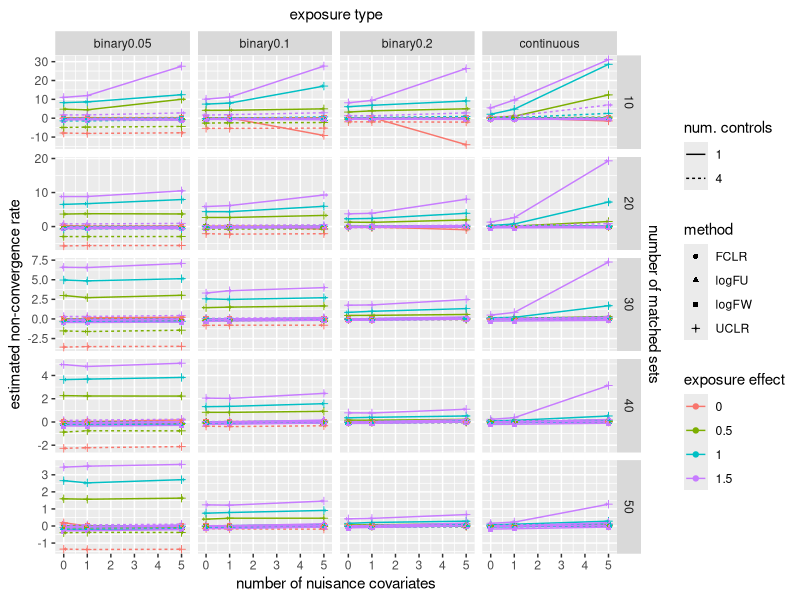
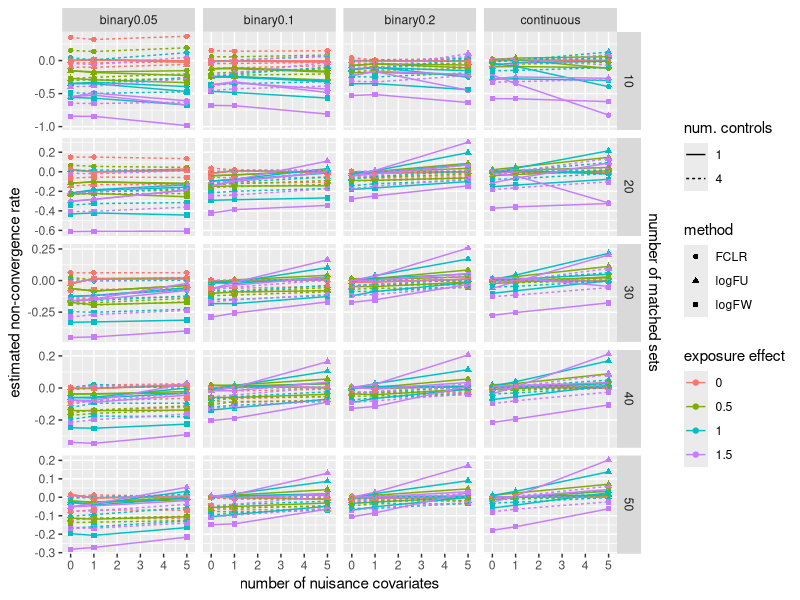
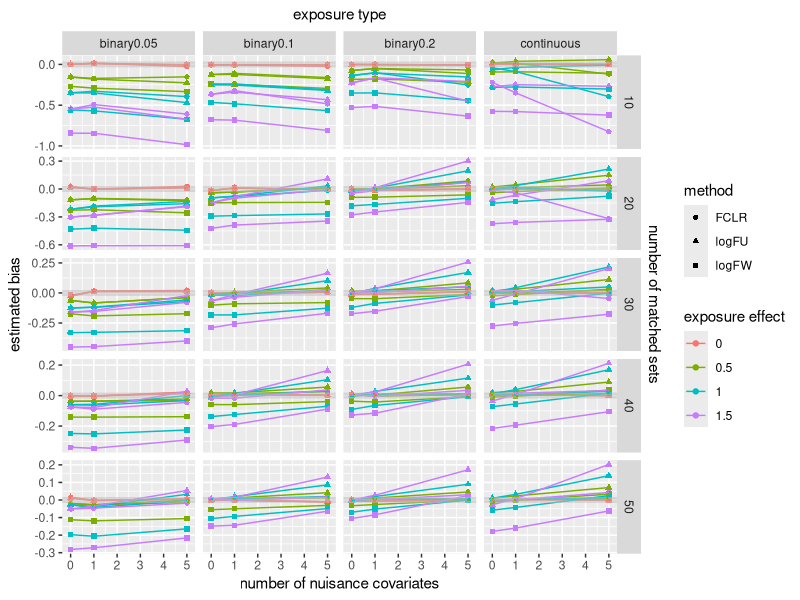
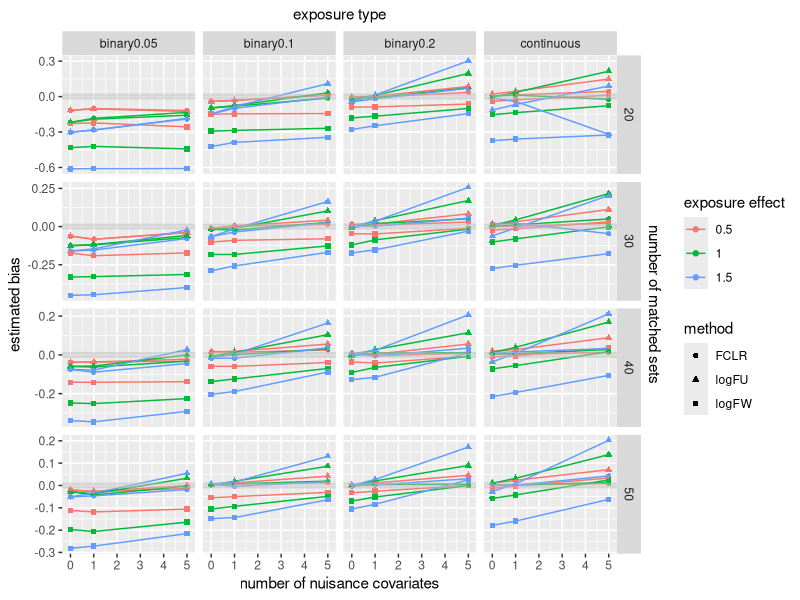
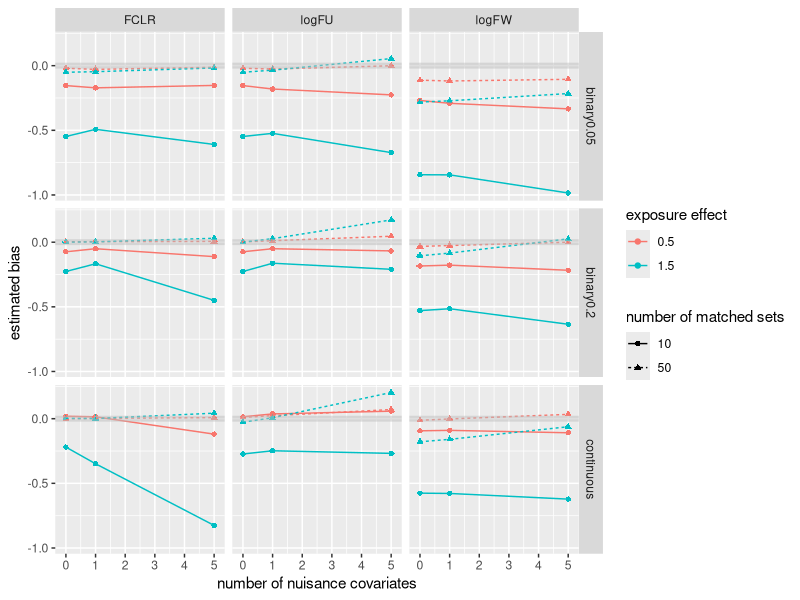
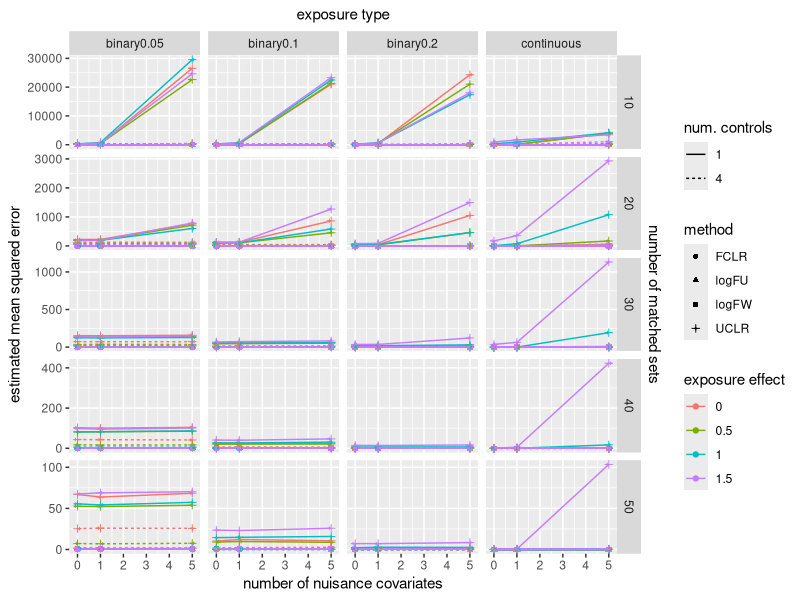
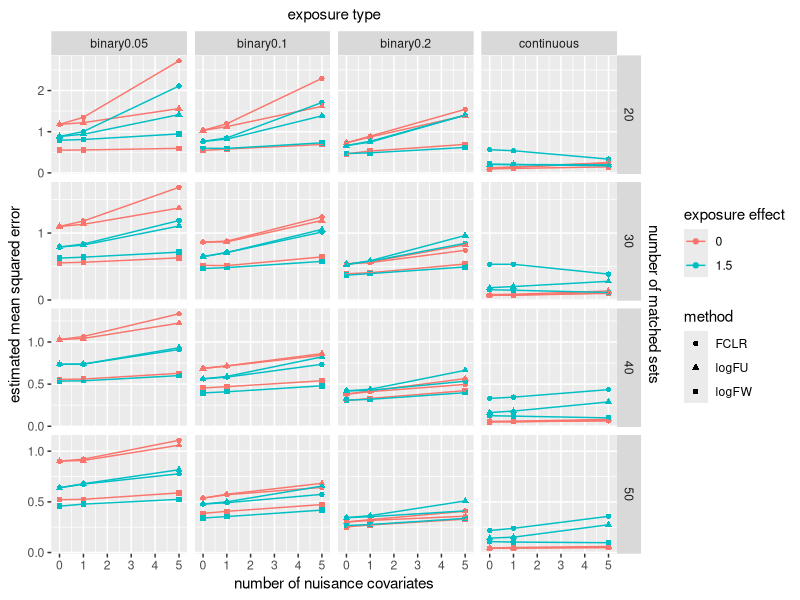
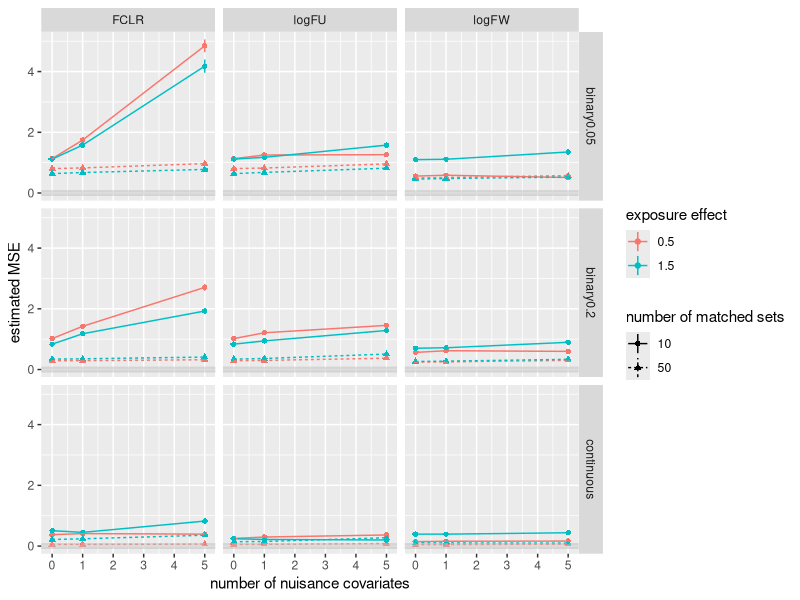

Here is the R script that generated these plots, in order:
## ---- chunk 1
knitr::opts_chunk$set(echo = TRUE)
## ---- chunk 2
library(tidyverse)
## ---- chunk 3
res <- read.table("simres.txt",header=TRUE)
res$method[res$method=="Firth"] <- "FCLR"
res$method[res$method=="CLR"] <- "UCLR"
# make sure simultion config parameters are all factors
for(col in c("method","ConCaseRatio","nmatch","exptype","beta","ncov")) {
  res[,col] <- factor(res[,col])
}

## ---- chunk 4
fres <-  res
fres$ncov <- as.numeric(as.character(fres$ncov))
ggplot(fres,aes(x=ncov,y=bias,color=beta,linetype=ConCaseRatio,shape=method)) + geom_point() + geom_line() +
  scale_y_continuous(sec.axis = sec_axis(~ . , name = "number of matched sets",breaks = NULL,labels = NULL)) +
  geom_point(position=position_jitter(.1),size=.3) +
  facet_grid(nmatch~exptype,scale="free") + 
  xlab("number of nuisance covariates")+ ylab("estimated non-convergence rate") +
  labs(color="exposure effect") +
  labs(linetype="num. controls") +
   ggtitle("exposure type") +
theme(plot.title = element_text(hjust = 0.5, size = 11))
## ---- chunk 5
fres <- filter(res,method!="UCLR")
fres$ncov <- as.numeric(as.character(fres$ncov))
ggplot(fres,aes(x=ncov,y=bias,color=beta,linetype=ConCaseRatio,shape=method)) + geom_point() + geom_line() +
  facet_grid(nmatch~exptype) +
  scale_y_continuous(sec.axis = sec_axis(~ . , name = "number of matched sets",breaks = NULL,labels = NULL)) +
  geom_point(position=position_jitter(.1),size=.3) +
  facet_grid(nmatch~exptype,scale="free") + 
  #scale_y_continuous(n.breaks = 4) +
  xlab("number of nuisance covariates")+ ylab("estimated non-convergence rate") +
  labs(color="exposure effect") +
  labs(linetype="num. controls")
   ggtitle("exposure type") +
theme(plot.title = element_text(hjust = 0.5, size = 11))
## ---- chunk 6
fres <- filter(res,method!="UCLR",ConCaseRatio==1)
fres$ncov <- as.numeric(as.character(fres$ncov))
ggplot(fres,aes(x=ncov,y=bias,color=beta,shape=method)) + geom_point() + geom_line() +
  facet_grid(nmatch~exptype) +
   geom_hline(yintercept=0, color = "grey",linewidth=2,alpha=.5) +
  scale_y_continuous(sec.axis = sec_axis(~ . , name = "number of matched sets",breaks = NULL,labels = NULL),n.breaks=4) +
  geom_point(position=position_jitter(.1),size=.3) +
  facet_grid(nmatch~exptype,scale="free") + 
  xlab("number of nuisance covariates")+ ylab("estimated bias") +
  labs(color="exposure effect") +
   ggtitle("exposure type") +
theme(plot.title = element_text(hjust = 0.5, size = 11))
## ---- chunk 7
fres <- filter(res,method!="UCLR",ConCaseRatio==1,beta!=0,nmatch!=10)
fres$ncov <- as.numeric(as.character(fres$ncov))
ggplot(fres,aes(x=ncov,y=bias,color=beta,shape=method)) + geom_point() + geom_line() +
  facet_grid(nmatch~exptype) +
   geom_hline(yintercept=0, color = "grey",linewidth=2,alpha=.5) +
  scale_y_continuous(sec.axis = sec_axis(~ . , name = "number of matched sets",breaks = NULL,labels = NULL),n.breaks=4) +
  geom_point(position=position_jitter(.1),size=.3) +
  facet_grid(nmatch~exptype,scale="free") + 
  xlab("number of nuisance covariates")+ ylab("estimated bias") +
  labs(color="exposure effect") +
   ggtitle("exposure type") +
theme(plot.title = element_text(hjust = 0.5, size = 11))
ggsave(file="bias.eps",device="eps")
ggsave(file="bias.pdf",device="pdf")
## ---- chunk 8
fres <- filter(res,method!="UCLR",ConCaseRatio==1,exptype!="binary0.1",beta==0.5|beta==1.5,nmatch==10|nmatch==50)
fres$ncov <- as.numeric(as.character(fres$ncov))
ggplot(fres,aes(x=ncov,y=bias,color=beta,linetype=nmatch,shape=nmatch)) + geom_point() + geom_line() +
   #geom_linerange(aes(ymin=bias-2*bias.SE,ymax=bias+2*bias.SE)) +
  facet_grid(nmatch~exptype) +
   geom_hline(yintercept=0, color = "grey",linewidth=2,alpha=.5) +
  #scale_y_continuous(sec.axis = sec_axis(~ . , name = "exposure type",breaks = NULL,labels = NULL),n.breaks=4) +
  scale_y_continuous(n.breaks=4) +
  geom_point(position=position_jitter(.1),size=.3) +
  facet_grid(exptype~method) + 
  xlab("number of nuisance covariates")+ ylab("estimated bias") +
  labs(color="exposure effect") + labs(shape="number of matched sets") +
  labs(linetype="number of matched sets") +
   #ggtitle("method") +
theme(plot.title = element_text(hjust = 0.5, size = 11))
ggsave(file="bias.eps",device="eps")
ggsave(file="bias.pdf",device="pdf")
## ---- chunk 9
fres <-  res
fres$ncov <- as.numeric(as.character(fres$ncov))
ggplot(fres,aes(x=ncov,y=MSE,color=beta,linetype=ConCaseRatio,shape=method)) + geom_point() + geom_line() +
  facet_grid(nmatch~exptype) +
  scale_y_continuous(sec.axis = sec_axis(~ . , name = "number of matched sets",breaks = NULL,labels = NULL),n.breaks=3) +
  geom_point(position=position_jitter(.1),size=.3) +
  facet_grid(nmatch~exptype,scale="free") + 
  #scale_y_continuous(n.breaks = 4) +
  xlab("number of nuisance covariates")+ ylab("estimated mean squared error") +
  labs(color="exposure effect") +
  labs(linetype="num. controls") +
   ggtitle("exposure type") +
theme(plot.title = element_text(hjust = 0.5, size = 11))
## ---- chunk 10
fres <- filter(res,method!="UCLR",ConCaseRatio==1,nmatch!=10,beta==0|beta==1.5)
fres$ncov <- as.numeric(as.character(fres$ncov))
ggplot(fres,aes(x=ncov,y=MSE,color=beta,shape=method)) + geom_point() + geom_line() +
  facet_grid(nmatch~exptype) +
  scale_y_continuous(sec.axis = sec_axis(~ . , name = "number of matched sets",breaks = NULL,labels = NULL),n.breaks=3) +
  geom_point(position=position_jitter(.1),size=.3) +
  facet_grid(nmatch~exptype,scale="free") + 
  #scale_y_continuous(n.breaks = 4) +
  xlab("number of nuisance covariates")+ ylab("estimated mean squared error") +
  labs(color="exposure effect") +
  labs(linetype="num. controls") +
   ggtitle("exposure type") +
theme(plot.title = element_text(hjust = 0.5, size = 11))
   ggsave(file="MSE.eps",device="eps")
ggsave(file="MSE.pdf",device="pdf")
## ---- chunk 11
fres <- filter(res,method!="UCLR",ConCaseRatio==1,exptype!="binary0.1",beta==0.5|beta==1.5,nmatch==10|nmatch==50)
fres$ncov <- as.numeric(as.character(fres$ncov))
ggplot(fres,aes(x=ncov,y=MSE,color=beta,linetype=nmatch,shape=nmatch)) + geom_point() + geom_line() +
  geom_linerange(aes(ymin=MSE-2*MSE.se,ymax=MSE+2*MSE.se)) +
  facet_grid(nmatch~exptype) +
   geom_hline(yintercept=0, color = "grey",linewidth=2,alpha=.5) +
  #scale_y_continuous(sec.axis = sec_axis(~ . , name = "exposure type",breaks = NULL,labels = NULL),n.breaks=4) +
  scale_y_continuous(n.breaks=4) +
  geom_point(position=position_jitter(.1),size=.3) +
  facet_grid(exptype~method) + 
  xlab("number of nuisance covariates")+ ylab("estimated MSE") +
  labs(color="exposure effect") + labs(shape="number of matched sets") +
  labs(linetype="number of matched sets") +
   #ggtitle("method") +
theme(plot.title = element_text(hjust = 0.5, size = 11))
ggsave(file="MSE.eps",device="eps")
ggsave(file="MSE.pdf",device="pdf")
## ---- chunk 12
res$var <- res$MSE - (res$bias)^2
fres <- filter(res,method!="UCLR",ConCaseRatio==1,exptype!="binary0.1",beta==0.5|beta==1.5,nmatch==10|nmatch==50)
fres$ncov <- as.numeric(as.character(fres$ncov))
ggplot(fres,aes(x=ncov,y=var,color=beta,linetype=nmatch,shape=nmatch)) + geom_point() + geom_line() +
  facet_grid(nmatch~exptype) +
   geom_hline(yintercept=0, color = "grey",linewidth=2,alpha=.5) +
  #scale_y_continuous(sec.axis = sec_axis(~ . , name = "exposure type",breaks = NULL,labels = NULL),n.breaks=4) +
  scale_y_continuous(n.breaks=4) +
  geom_point(position=position_jitter(.1),size=.3) +
  facet_grid(exptype~method) + 
  xlab("number of nuisance covariates")+ ylab("estimated variance") +
  labs(color="exposure effect") + labs(shape="number of matched sets") +
  labs(linetype="number of matched sets") +
   #ggtitle("method") +
theme(plot.title = element_text(hjust = 0.5, size = 11))
ggsave(file="var.eps",device="eps")
ggsave(file="var.pdf",device="pdf")
## ---- chunk 13
fres <- filter(res,method!="UCLR",ConCaseRatio==1,exptype!="binary0.1",beta==0.5|beta==1.5,nmatch==10|nmatch==50)
fres$ncov <- as.numeric(as.character(fres$ncov))
ggplot(fres,aes(x=ncov,y=cover,color=beta,linetype=nmatch,shape=nmatch)) + 
  geom_point(position=position_dodge(width=.2)) + geom_line() +
   geom_linerange(aes(ymin=cover-2*cover.se,ymax=cover+2*cover.se),position=position_dodge(width=.2)) +
  facet_grid(nmatch~exptype) +
  geom_hline(yintercept=0.95, color = "grey",linewidth=2,alpha=.5) +
  #scale_y_continuous(sec.axis = sec_axis(~ . , name = "exposure type",breaks = NULL,labels = NULL),n.breaks=4) +
  scale_y_continuous(n.breaks=4) +
  facet_grid(exptype~method) + 
  xlab("number of nuisance covariates")+ ylab("estimated coverage of 95% CIs") +
  labs(color="exposure effect") + labs(shape="number of matched sets") +
  labs(linetype="number of matched sets") +
   #ggtitle("method") +
theme(plot.title = element_text(hjust = 0.5, size = 11))
ggsave(file="cover.eps",device="eps")
ggsave(file="cover.pdf",device="pdf")
